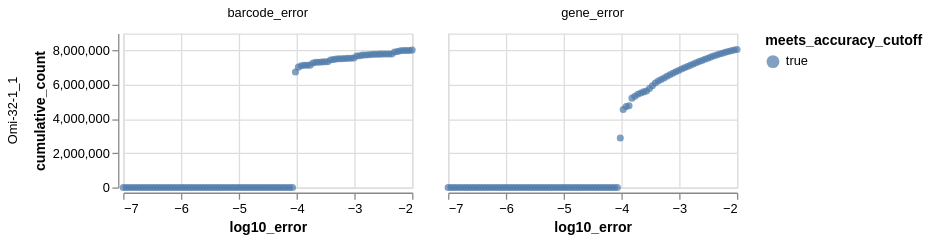

Write notebook code for a chart like this one.
### Markdown cell above
## Filter CCSs for accuracy

Plot the gene and barcode accuracy for each CCS, and only keep those above an accuracy threshold:

### Code cell
import pandas as pd
import numpy
import scipy.stats
import altair as alt

log10_error_floor = -7  # error rates less than this set to this for plotting
log10_error_ceil  = -2  # error rates greater than this set to this for plotting
nbins            = 100  # bins for cumulative fraction plot

# 1) Load your parsed CCS table
aligned_ccs = pd.read_csv("results/process_ccs/CCSs_aligned_to_amplicon.csv")

# ──────────────────────────────────────────────────────────────────────────────
# 2) CLEANING / TYPE CASTING
# ──────────────────────────────────────────────────────────────────────────────
# a) Strip leading apostrophes that Excel may have inserted,
#    then coerce to numeric (floats). Any bad values become NaN:
for col in ["gene_accuracy", "barcode_accuracy"]:
    aligned_ccs[col] = (
        aligned_ccs[col]
        .astype(str)
        .str.lstrip("'")
        .pipe(pd.to_numeric, errors="coerce")
    )

# b) Drop any rows where accuracy could not be parsed:
aligned_ccs = aligned_ccs.dropna(subset=["gene_accuracy", "barcode_accuracy"])

# c) Make sure gene_mutations is string, not float NaN:
aligned_ccs["gene_mutations"] = (
    aligned_ccs["gene_mutations"]
    .fillna("")      # turn any NaN → empty string
    .astype(str)     # ensure it’s dtype object/string
)
# ──────────────────────────────────────────────────────────────────────────────

# 3) Now safe to compute error rates
aligned_ccs = aligned_ccs.assign(
    gene_error=lambda x: 1 - x["gene_accuracy"],
    barcode_error=lambda x: 1 - x["barcode_accuracy"],
)

# 4) Calculate cumulative frequencies on log‐error rates
cumfrac = (
    aligned_ccs.melt(
        id_vars=["query_name", "pacbioRun"],
        value_vars=["barcode_error", "gene_error"],
        value_name="error",
    )
    .assign(log10_error=lambda x: numpy.log10(x["error"]).clip(lower=log10_error_floor))
    .groupby(["variable", "pacbioRun"])
    .apply(
        lambda g: pd.DataFrame(
            {
                "cumulative_count": scipy.stats.cumfreq(
                    g["log10_error"],
                    numbins=nbins,
                    defaultreallimits=(log10_error_floor, log10_error_ceil),
                )[0],
                "log10_error": numpy.linspace(log10_error_floor, log10_error_ceil, nbins),
            }
        ),
        include_groups=False,
    )
    .assign(
        meets_accuracy_cutoff=lambda x: x["log10_error"] <= numpy.log10(max_error_rate),
        cumulative_fraction=lambda x: x["cumulative_count"] / len(aligned_ccs),
    )
    .reset_index()
)

# 5) Plot
cumfrac_chart = (
    alt.Chart(cumfrac)
    .encode(
        x=alt.X("log10_error", scale=alt.Scale(zero=False)),
        y="cumulative_count",
        color="meets_accuracy_cutoff",
        column=alt.Column("variable", title=None),
        row=alt.Row("pacbioRun", title=None),
        tooltip=[
            alt.Tooltip("log10_error", format=".3f"),
            alt.Tooltip("cumulative_fraction", format=".3f"),
            alt.Tooltip("cumulative_count", format=".4g"),
        ],
    )
    .mark_point(filled=True, size=30)
    .properties(width=225, height=120)
)
display(cumfrac_chart)

### Figure 1 — Vega-Lite specification as saved in the notebook (floating-point values rounded to 4 significant figures; data arrays with more than 128 entries replaced by an {"elided": "..."} marker saying what was removed)
{"config": {"view": {"continuousWidth": 300, "continuousHeight": 300}}, "data": {"name": "data-2db0e42154b9640169ccb1b15d44f266"}, "mark": {"type": "point", "filled": true, "size": 30}, "encoding": {"color": {"field": "meets_accuracy_cutoff", "type": "nominal"}, "column": {"field": "variable", "title": null, "type": "nominal"}, "row": {"field": "pacbioRun", "title": null, "type": "nominal"}, "tooltip": [{"field": "log10_error", "format": ".3f", "type": "quantitative"}, {"field": "cumulative_fraction", "format": ".3f", "type": "quantitative"}, {"field": "cumulative_count", "format": ".4g", "type": "quantitative"}], "x": {"field": "log10_error", "scale": {"zero": false}, "type": "quantitative"}, "y": {"field": "cumulative_count", "type": "quantitative"}}, "height": 120, "width": 225, "$schema": "https://vega.github.io/schema/vega-lite/v5.15.1.json", "datasets": {"data-2db0e42154b9640169ccb1b15d44f266": {"elided": "200 records"}}}
